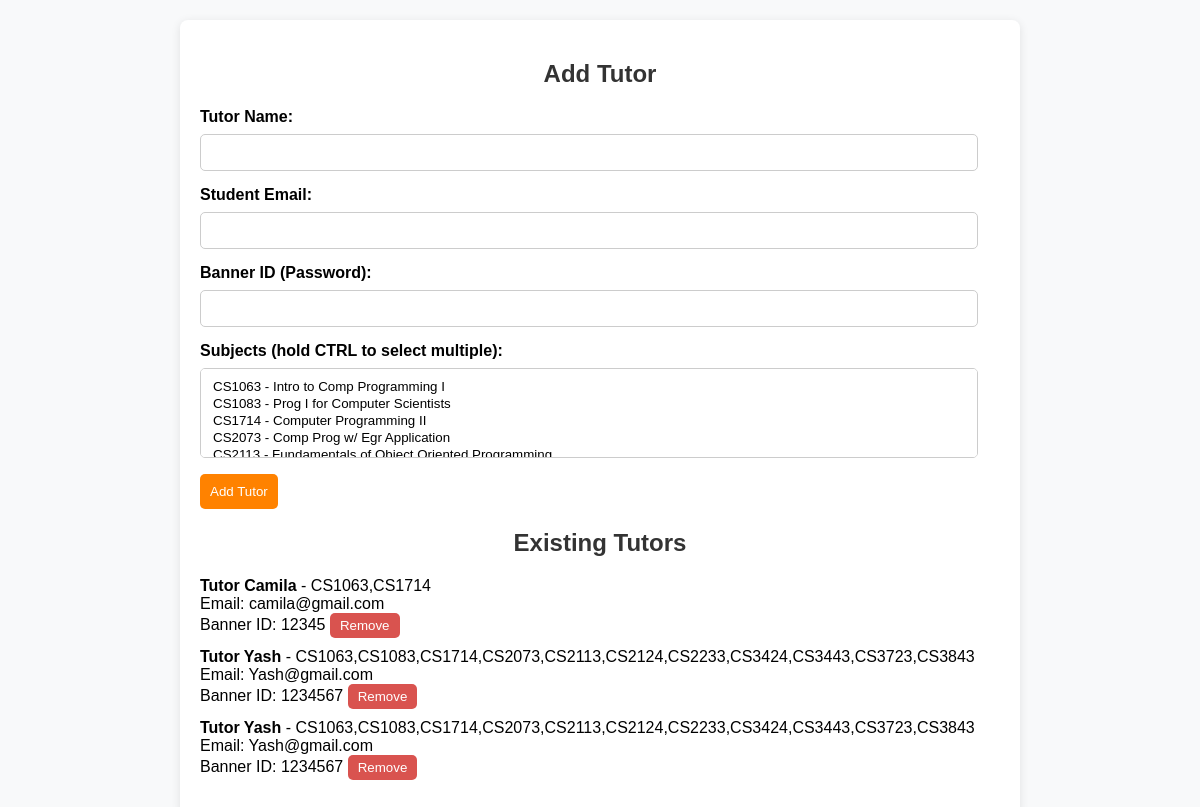
The app's page /manage_tutors.php with its own data.
### tables this page shows
CREATE TABLE `tutors` (
  `id` int(11) NOT NULL,
  `tutor_name` varchar(255) NOT NULL,
  `subject` varchar(255) NOT NULL,
  `schedule` varchar(255) DEFAULT NULL,
  `active_sessions` int(11) DEFAULT 0,
  `email` varchar(255) NOT NULL,
  `banner_id` varchar(50) NOT NULL,
  `is_logged_in` tinyint(1) DEFAULT 0
);

### manage_tutors.php (the view, shortened to what this page needs)
<?php
require 'db_connect.php';
$query = "SELECT * FROM tutors";
$stmt = $conn->prepare($query);
$stmt->execute();
$tutors = $stmt->fetchAll(PDO::FETCH_ASSOC);
?>
<!DOCTYPE html>
<html lang="en">
<head>
</head>
<body>
    <div class="container">
        <h2>Add Tutor</h2>
        <form method="POST" action="manage_tutors.php">
            <label for="tutor_name">Tutor Name:</label>
            <input type="text" id="tutor_name" name="tutor_name" required>
            <label for="email">Student Email:</label>
            <input type="email" id="email" name="email" required>
            <label for="banner_id">Banner ID (Password):</label>
            <input type="text" id="banner_id" name="banner_id" required>
            <label for="subjects">Subjects (hold CTRL to select multiple):</label>
            <select id="subjects" name="subjects[]" multiple required>
                <option value="CS1063">CS1063 - Intro to Comp Programming I</option>
                <option value="CS1083">CS1083 - Prog I for Computer Scientists</option>
                <option value="CS1714">CS1714 - Computer Programming II</option>
                <option value="CS2073">CS2073 - Comp Prog w/ Egr Application</option>
                <option value="CS2113">CS2113 - Fundamentals of Object Oriented Programming</option>
            </select>
            <button type="submit" name="add_tutor">Add Tutor</button>
        </form>
        <h2>Existing Tutors</h2>
        <ul>
    <?php if (!empty($tutors)): ?>
        <?php foreach ($tutors as $tutor): ?>
            <li>
                <strong><?php echo htmlspecialchars($tutor['tutor_name']); ?></strong> - <?php echo htmlspecialchars($tutor['subject']); ?>
                <br>
                Email: <?php echo htmlspecialchars($tutor['email']); ?> <br>
                Banner ID: <?php echo htmlspecialchars($tutor['banner_id']); ?>
                <form method="POST" action="manage_tutors.php" style="display:inline;">
                    <button type="submit" class="remove-button" name="remove_tutor">Remove</button>
                </form>
            </li>
        <?php endforeach; ?>
    <?php else: ?>
        <li>No tutors found.</li>
    <?php endif; ?>
</ul>
    </div>
</body>
</html>

### manage_tutors.php (style rules this page uses)
body { font-family: Arial, sans-serif; background-color: #f8f9fa; margin: 0; padding: 20px; }
.container { max-width: 800px; margin: 0 auto; background-color: white; padding: 20px; border-radius: 8px; box-shadow: 0 2px 10px rgba(0, 0, 0, 0.1); }
h2 { text-align: center; color: #333; }
form { margin-bottom: 20px; }
label { display: block; margin-bottom: 8px; font-weight: bold; }
input, select { width: calc(100% - 22px); padding: 10px; margin-bottom: 15px; border: 1px solid #ccc; border-radius: 5px; box-sizing: border-box; }
button { background-color: #ff8200; color: white; padding: 10px; border: none; border-radius: 5px; cursor: pointer; }
ul { list-style-type: none; padding: 0; }
li { margin-bottom: 10px; }
.remove-button { background-color: #d9534f; color: white; padding: 5px 10px; border: none; border-radius: 5px; cursor: pointer; }

### records on screen
tutors: tutor_name "Tutor Camila", subject "CS1063,CS1714", email "camila@gmail.com", banner "12345"
tutors: tutor_name "Tutor Yash", subject "CS1063,CS1083,CS1714,CS2073,CS2113,CS2124,CS2233,CS3424,CS3443,CS3723,CS3843", email "Yash@gmail.com", banner "1234567"
tutors: tutor_name "Tutor Yash", subject "CS1063,CS1083,CS1714,CS2073,CS2113,CS2124,CS2233,CS3424,CS3443,CS3723,CS3843", email "Yash@gmail.com", banner "1234567"
